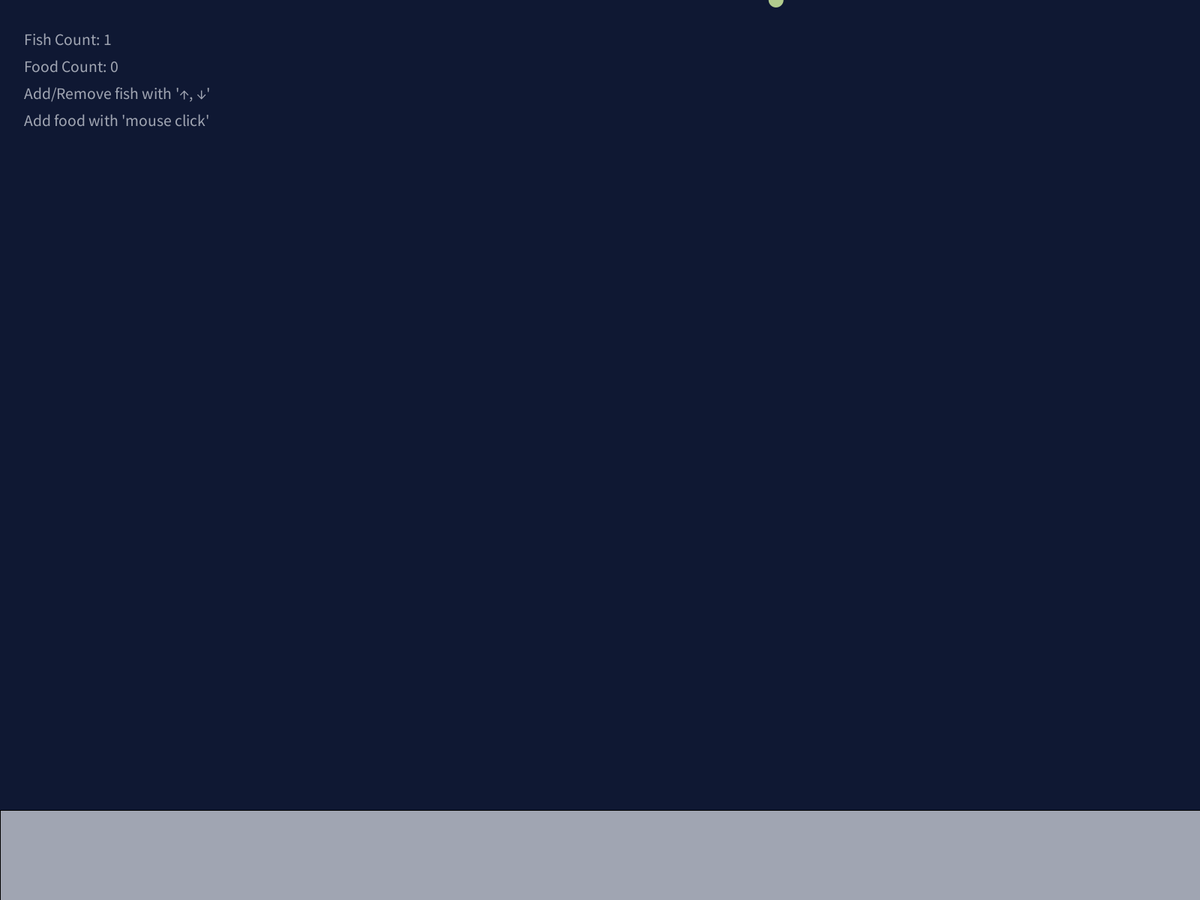
Frame 1 (no input)
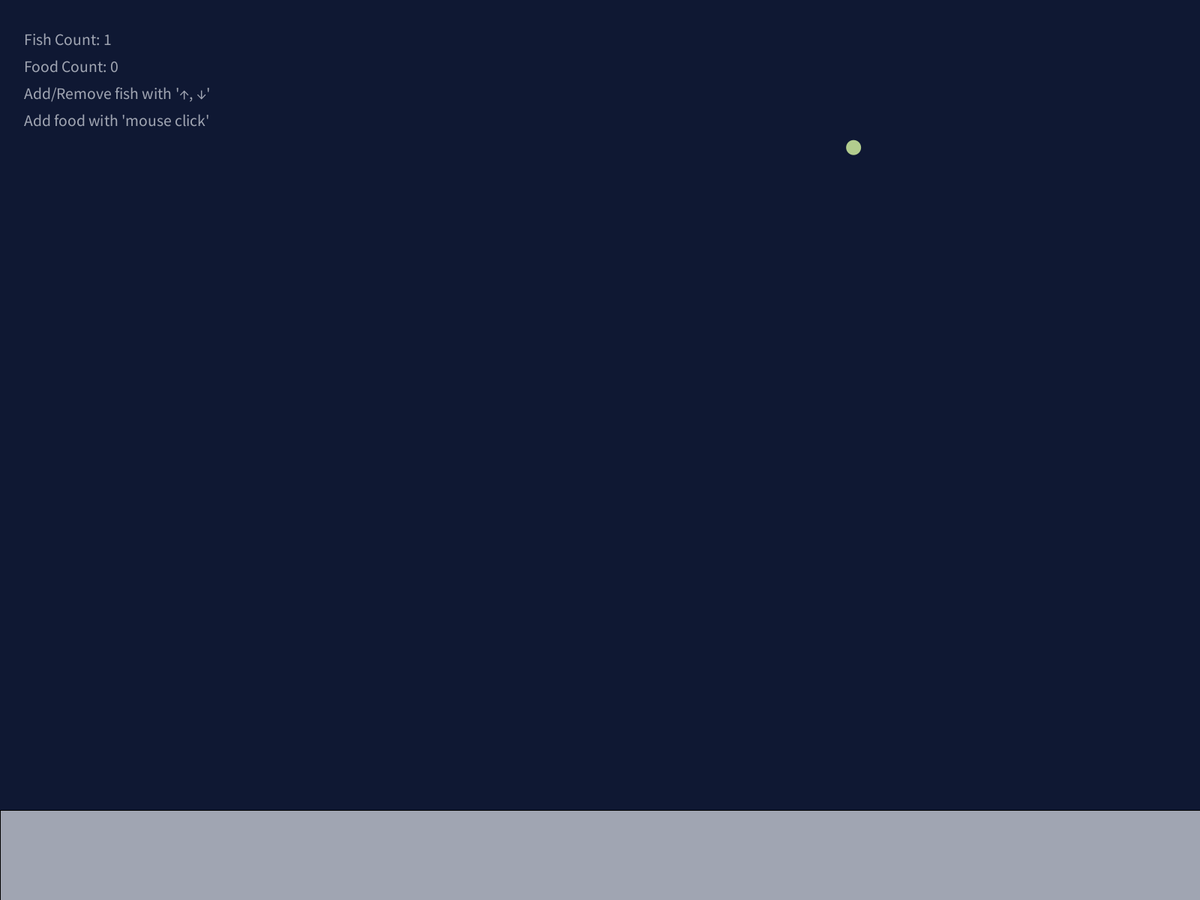
Frame 60 (the mouse pressed at the canvas centre just before this capture)
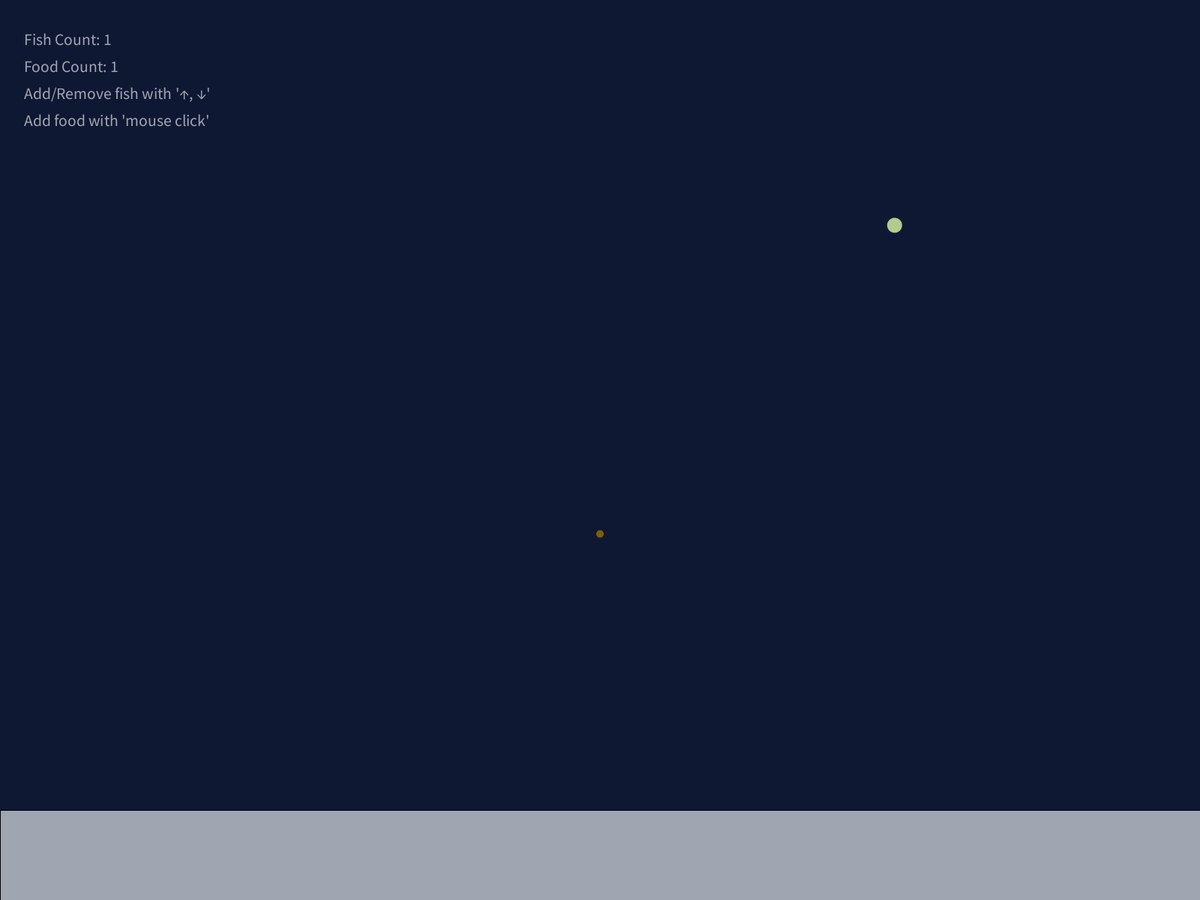
Frame 120 (the mouse held since frame 60 and released just before this capture)

The Processing sketch that drew these frames (run headless with seeded random() and noise(); from frame 60 on, the mouse is pressed at the canvas centre):

// Processing sketch: fish_tank
// ── fish_tank.pde
ArrayList<Fish> fish;
ArrayList<Food> foods;

float[] gravity = {0, 1}; //중력 설정
float[] dashSpeed = {.05, .05}; // 대쉬 속도
float foodRad = height * 0.05; // 음식 반지름
float fishRad = height * 0.1; // 최초 물고기 머리 반지름

void setup() {
  fullScreen();
  colorMode(HSB, 360, 100, 100);

  fish = new ArrayList<Fish>();
  foods = new ArrayList<Food>();

  fish.add(new Fish(random(1 + fishRad, width - 1 - fishRad), 1 - fishRad, fishRad)); //시작 물고기 1마리
}

void mousePressed() {
  foods.add(new Food(mouseX, mouseY)); //클릭할 때 먹이 추가
}

void keyPressed() { //Processing.org/Reference/keyCode.html 참고
  if (key == CODED) {
    if (keyCode == UP) {
      fish.add(new Fish(random(1 + fishRad, width - 1 - fishRad), 1 - fishRad, fishRad)); //물고기 추가
    }
    if (keyCode == DOWN && fish.size() > 1) { //물고기 없을 때 실행 안됨
      fish.remove(fish.size() - 1); //물고기 삭제
    }
  }
}

void draw() {
  background(225, 70, 20);
  fill(225, 10, 70); // 모래 색상
  rect(0, height * .9, width, height); // 모래 바닥 범위

  for (int idx = 0; idx < foods.size(); idx++) { //먹이 관련 함수
    Food aFood = foods.get(idx); // 먹이 개체 불러오기
    aFood.update(gravity); // 중력 적용
    for (int fishIdx = 0; fishIdx < fish.size(); fishIdx++) { // 물고기와 닿았을 때 사라지는 효과
      if (aFood.eaten(fish.get(fishIdx).fishPos)) { // 참일 때
        foods.remove(idx); // 해당 먹이 사라짐
        fish.get(fishIdx).eat(); // 물고기가 먹이를 먹었을 때 작동
        // ChatGPT 사용함(이하 1줄) : 물고기가 진동하는 문제 발생하여 이를 해결하고자 사용함
        break; //한번 삭제 후 반복문 종료
      }
    }
    aFood.display();
  }

  float rotate = random(-1, 1); // 회전 방향 변수
  float turn = random(-1, 1); // 방향 전환 변수
  for (int idx = 0; idx < fish.size(); idx++) { //물고기 관련 함수
    Fish aFish = fish.get(idx);
    if (foods.size() > 0) { // 먹이가 있을 때
      aFish.target(foods); // 먹이좌표 방향 설정
    } else {
      aFish.targetRandom(rotate); // 먹이가 없을 때 랜덤 방향으로 회전
    }
    aFish.fishRandomDash(turn); // 방향 전환
    aFish.display();
  }

  textSize(height * .018);
  text("Fish Count: " + fish.size(), width * .02, height * .05); // 물고기 수
  text("Food Count: " + foods.size(), width * .02, height * .08); // 먹이 수
  text("Add/Remove fish with '↑, ↓'", width * .02, height * .11); // 설명 텍스트
  text("Add food with 'mouse click'", width * .02, height * .14); // 설명 텍스트
}

// ── Fish.pde
class Fish {
  float[] fishPos;
  float[] vel;
  float deg = random(50, 120); // 처음에 아래 방향으로 나오도록 설정
  float range = 500; // 물고기 먹이 탐지 사정거리
  float headSize;

  Fish(float fishX, float fishY, float headSize) {
    fishPos = new float[2];
    vel = new float[2];
    init(fishX, fishY, headSize);
  }

  void init(float fishX, float fishY, float fishRad) {
    fishPos[0] = fishX;
    fishPos[1] = fishY;
    headSize = fishRad * 2;
  }

  void target(ArrayList<Food> foods) { // 목표 좌표 설정
    //ChatGPT 사용함(이하 2줄) : 가까운 먹이 찾는 것 구현하기 위해 물어봄
    float closestDist = Float.MAX_VALUE; // float 타입 최댓값으로 설정하여 첫 번째 비교를 참으로 만듦
    int closestIdx = -1; // 범위 안의 먹이가 없을 때 -1 상태로 두어 에러 방지
    for (int idx = 0; idx < foods.size(); idx++) { // 먹이 전체 확인
      float foodDist = dist(this.fishPos[0], this.fishPos[1],
        foods.get(idx).foodPos[0], foods.get(idx).foodPos[1]); // 먹이와의 거리 불러오기
      if (foodDist < closestDist && foodDist < range) { // 최소 거리로 최신화
        closestDist = foodDist;
        closestIdx = idx;
      }
    }
    if (closestIdx != -1) { // 범위 내에 먹이가 있을 때
      float[] foodCoord = {foods.get(closestIdx).foodPos[0], foods.get(closestIdx).foodPos[1]}; // 가장 가까운 먹이 좌표값 불러오기
      float subX = foodCoord[0] - this.fishPos[0]; // x 좌표 차이
      float subY = foodCoord[1] - this.fishPos[1]; // y 좌표 차이
      deg = degrees(atan2(subY, subX)); // 두 점간 절대각도 계산
    }
  }

  void targetRandom(float rotate) {  // 랜덤 방향으로 방향 각도 변경
    if (rotate < 0) { // 좌회전
      deg -= 1;
    } else if (rotate >= 0) { // 우회전
      deg += 1;
    }
    if (deg <= 0) { // 최대 최소 이어지도록
      deg += 360;
    }
    if (deg > 360) {
      deg -= 360;
    }
  }

  void eat() { // 물고기가 먹이를 먹었을 때
    if ( headSize < fishRad * 2 * 2) { // 최대 크기는 기존 크기의 2배로 설정
      headSize *= 1.01; // 조금씩 커지게
    }
  }

  int velMultTop = 100; // 최대 속도 배수
  float velMult = velMultTop; // 초기 속도 배수 설정
  int startFrame = 0; // 시작프레임 설정
  float dashLoop = random(2, 4); // 반복 시간 설정
  void fishRandomDash(float turn) {
    if (frameCount - startFrame > frameRate * dashLoop) { // 2 ~ 4초마다 실행
      velMult = velMultTop; // 속도 배수 초기화

      dashLoop = random(2, 4);

      if (turn >= 0) {
        deg = random(360);
      }
      if (fishPos[0] <= 0 + headSize * .5) { // 왼쪽 벽 방향전환
        deg = 360 - deg + 180;
      }
      if (fishPos[0] >= width - headSize * .5) { // 오른쪽 벽 방향전환
        deg = 360 - deg + 180;
      }
      if (fishPos[1] <= 0 - headSize * .5) { // 천장 방향전환
        deg = 360 - deg;
      }
      if (fishPos[1] >= height * .9 - headSize * .5) { // 바닥 방향전환
        deg = 360 - deg;
      }

      startFrame = frameCount; //시작프레임 최신화
    } else {
      if (velMult > 20) { // 속도 줄어들다 20%가 되면 유지
        velMult *= 0.96; // 속도 서서히 줄어듦
      }
    }

    for (int idx = 0; idx < 2; idx++) {
      this.vel[idx] = dashSpeed[idx]; // 대쉬 속도 받아오기
      this.vel[idx] *= velMult;
      // variablePractice 과제 코드 활용
      this.fishPos[0] += cos(radians(deg)) * this.vel[idx];
      this.fishPos[1] += sin(radians(deg)) * this.vel[idx]; // 절대각도를 받아 해당 각도로 이동하도록 함

      if (fishPos[0] < headSize * .5) { // 왼쪽 벽 충돌
        fishPos[0] = headSize * .5;
      }
      if (fishPos[0] > width - headSize * .5) { // 오른쪽 벽 충돌
        fishPos[0] = width - headSize * .5;
      }
      if (fishPos[1] < - headSize * .5) { // 천장 충돌 수면. 위로 올라가는 경우를 고려해 살짝 높임
        fishPos[1] = - headSize * .5;
      }
      if (fishPos[1] > height * .99 - headSize * .5) { // 바닥 충돌
        fishPos[1] = height * .99 - headSize * .5;
      }
    }
  }
  
  void fishBody() { // 물고기 몸통 크기 설정 & 머리 따라가게 설정
  
  }

  int randomCol = int(random(360)); // 물고기 색상 설정
  void display() {
    push();
    translate(fishPos[0], fishPos[1]);
    noStroke();
    fill(randomCol, 30, 80);
    circle(0, 0, headSize); // 머리
    pop();
  }
}

// ── Food.pde
class Food {
  float[] foodPos; // 먹이 좌표
  float bottomY; // 먹이가 가라앉는 지점
  
  Food(float foodX, float foodY) {
    foodPos = new float[2];
    bottomY = random(.9, .95); // 먹이가 가라앉는 지점 설정
    init(foodX, foodY);
  }

  void init(float foodX, float foodY) { // 초기화
    foodPos[0] = foodX;
    foodPos[1] = foodY;
  }

  void update(float[] gravity) {
    if (foodPos[1] <= height * bottomY) { // 화면 높이 10% 지점에서 멈춤
      for (int idx = 0; idx < 2; idx++) {
        foodPos[idx] += gravity[idx] * random(1, 3); // 각각 다른 속도로 떨어지도록
      }
    }
  }

  boolean eaten(float[] fishPos) { // 먹힌 먹이 확인
    float eatDist = dist(foodPos[0], foodPos[1], fishPos[0], fishPos[1]); // 거리 확인값
    return eatDist < foodRad + fishRad; // 닿았을 때 리턴
  }

  void display() {
    push();
    translate(foodPos[0], foodPos[1]);
    noStroke();
    fill(45, 100, 50);
    circle(0, 0, 2 * foodRad);
    pop();
  }
}
